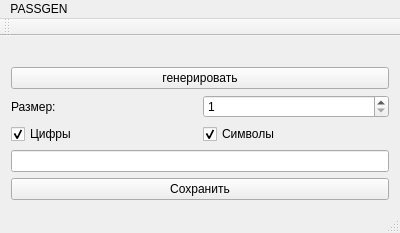
<?xml version="1.0" encoding="UTF-8"?>
<ui version="4.0">
 <class>MainWindow</class>
 <widget class="QMainWindow" name="MainWindow">
  <property name="geometry">
   <rect>
    <x>0</x>
    <y>0</y>
    <width>400</width>
    <height>228</height>
   </rect>
  </property>
  <property name="windowTitle">
   <string>MainWindow</string>
  </property>
  <widget class="QWidget" name="centralWidget">
   <layout class="QGridLayout" name="gridLayout">
    <item row="1" column="0" colspan="2">
     <widget class="QPushButton" name="bGen">
      <property name="text">
       <string>генерировать</string>
      </property>
     </widget>
    </item>
    <item row="5" column="0" colspan="2">
     <widget class="QPushButton" name="bSave">
      <property name="text">
       <string>Сохранить</string>
      </property>
     </widget>
    </item>
    <item row="3" column="0">
     <widget class="QCheckBox" name="num">
      <property name="text">
       <string>Цифры</string>
      </property>
      <property name="checked">
       <bool>true</bool>
      </property>
     </widget>
    </item>
    <item row="4" column="0" colspan="2">
     <widget class="QLineEdit" name="passName">
      <property name="text">
       <string/>
      </property>
     </widget>
    </item>
    <item row="0" column="0" colspan="2">
     <widget class="QLabel" name="passOut">
      <property name="text">
       <string/>
      </property>
     </widget>
    </item>
    <item row="2" column="1">
     <widget class="QSpinBox" name="size">
      <property name="minimum">
       <number>1</number>
      </property>
      <property name="maximum">
       <number>40</number>
      </property>
     </widget>
    </item>
    <item row="3" column="1">
     <widget class="QCheckBox" name="simb">
      <property name="text">
       <string>Cимволы</string>
      </property>
      <property name="checked">
       <bool>true</bool>
      </property>
     </widget>
    </item>
    <item row="2" column="0">
     <widget class="QLabel" name="label">
      <property name="text">
       <string>Размер:</string>
      </property>
     </widget>
    </item>
   </layout>
  </widget>
  <widget class="QMenuBar" name="menuBar">
   <property name="geometry">
    <rect>
     <x>0</x>
     <y>0</y>
     <width>400</width>
     <height>22</height>
    </rect>
   </property>
   <widget class="QMenu" name="menuPASSGEN">
    <property name="title">
     <string>PASSGEN</string>
    </property>
   </widget>
   <addaction name="menuPASSGEN"/>
  </widget>
  <widget class="QToolBar" name="mainToolBar">
   <attribute name="toolBarArea">
    <enum>TopToolBarArea</enum>
   </attribute>
   <attribute name="toolBarBreak">
    <bool>false</bool>
   </attribute>
  </widget>
  <widget class="QStatusBar" name="statusBar"/>
 </widget>
 <layoutdefault spacing="6" margin="11"/>
 <resources/>
 <connections/>
</ui>
